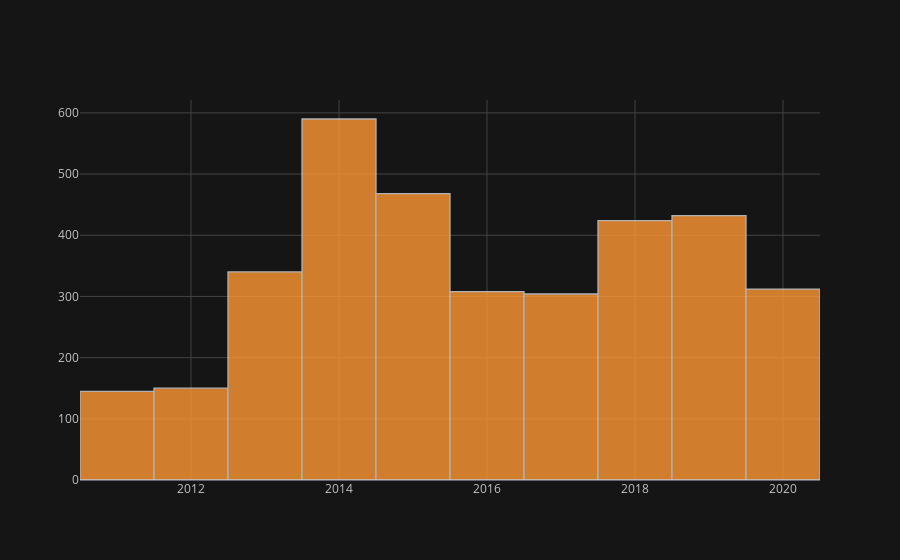

Notebook code cell kept with this figure:
### Code cell
bata[['Date']].iplot(kind='hist', theme='solar')

### Figure 1 — Plotly figure (JSON) as saved in the notebook; plotly's stock layout.template omitted (floating-point values rounded to 4 significant figures; data arrays with more than 128 entries replaced by an {"elided": "..."} marker saying what was removed)
{"data": [{"histfunc": "count", "histnorm": "", "marker": {"color": "rgba(255, 153, 51, 1.0)", "line": {"color": "#D9D9D9", "width": 1.3}}, "name": "Date", "opacity": 0.8, "orientation": "v", "type": "histogram", "x": {"elided": "3473 int values"}}], "layout": {"barmode": "overlay", "legend": {"bgcolor": "#151516", "font": {"color": "#D9D9D9"}}, "paper_bgcolor": "#151516", "plot_bgcolor": "#151516", "title": {"font": {"color": "#D9D9D9"}}, "xaxis": {"gridcolor": "#434343", "showgrid": true, "tickfont": {"color": "#C2C2C2"}, "title": {"font": {"color": "#D9D9D9"}, "text": ""}, "zerolinecolor": "#666570"}, "yaxis": {"gridcolor": "#434343", "showgrid": true, "tickfont": {"color": "#C2C2C2"}, "title": {"font": {"color": "#D9D9D9"}, "text": ""}, "zerolinecolor": "#666570"}}}
